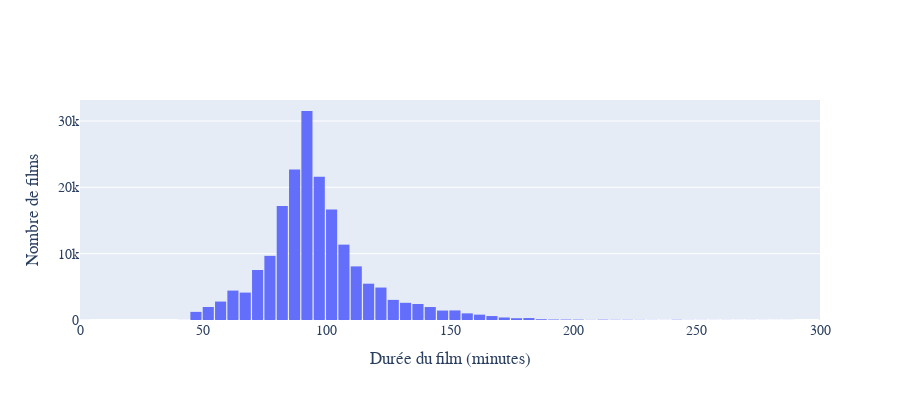

The cell this chart's notebook holds for it:
### Markdown cell above
### Distribution des durées de films (Plotly)

### Code cell
movies_viz.plotly_histo(df, bins_size = 5) #En passant sa souris sur les barres, on peut lire les valeurs

### Figure 1 — Plotly figure (JSON) as saved in the notebook; plotly's stock layout.template omitted (floating-point values rounded to 4 significant figures; data arrays with more than 128 entries replaced by an {"elided": "..."} marker saying what was removed)
{"data": [{"type": "histogram", "x": {"elided": "188255 int values"}, "xbins": {"size": 5}}], "layout": {"bargroupgap": 0.1, "height": 400, "showlegend": false, "xaxis": {"range": [0, 300], "tickfont": {"family": "Helvetica Neue", "size": 14}, "title": {"font": {"family": "Helvetica Neue", "size": 17}, "text": "Durée du film (minutes)"}}, "yaxis": {"tickfont": {"family": "Helvetica Neue", "size": 14}, "title": {"font": {"family": "Helvetica Neue", "size": 17}, "text": "Nombre de films"}}}}
